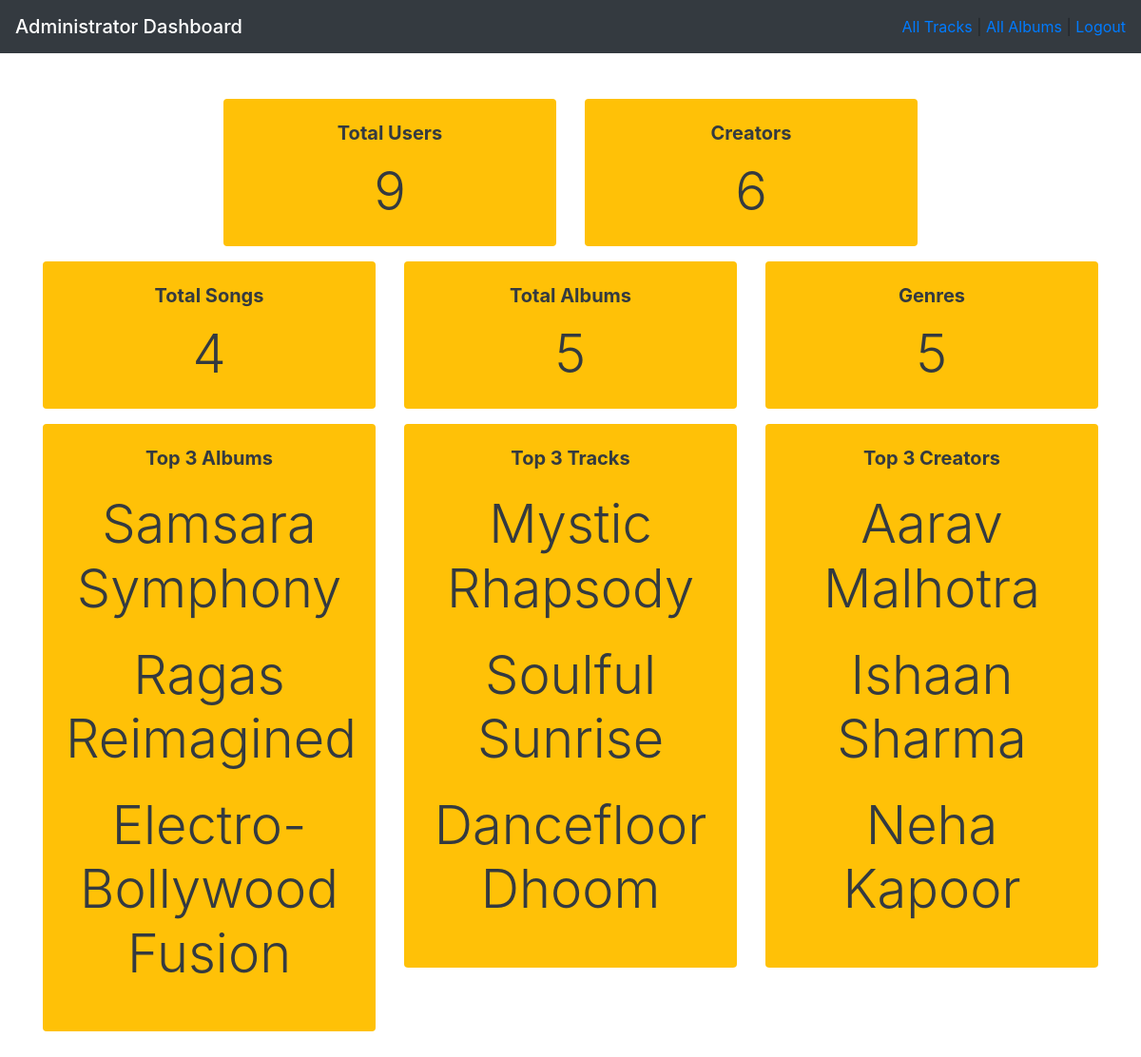
Page /admin1/admin_dashboard on the committed database.
### application/models.py (models this page shows)
class Album(db.Model):
    __tablename__ = "album"
    album_id = db.Column(db.Integer, primary_key=True, autoincrement = True)
    album_name = db.Column(db.String(100), nullable=False)
    genre = db.Column(db.String(50), nullable=False)
    artist = db.Column(db.Integer, db.ForeignKey('creator.creator_id'), nullable=False)
    songs = db.relationship('Song', backref='album', foreign_keys='Song.album_id', cascade = 'delete')

class Song(db.Model):
    __tablename__ = "song"
    song_id = db.Column(db.Integer, primary_key=True, autoincrement = True)
    song_name = db.Column(db.String(100), nullable=False)
    lyrics = db.Column(db.Text, nullable=False)
    duration = db.Column(db.Integer, nullable=False)
    date_created = db.Column(db.DateTime, nullable=False)
    album_id = db.Column(db.Integer, db.ForeignKey('album.album_id'), nullable=False)
    ratings = db.relationship('Rating', backref='song', foreign_keys='Rating.song_id', cascade = 'delete')
    playlists = db.relationship('PlaylistSong', backref='song', foreign_keys='PlaylistSong.song_id')
    flagged = db.Column(db.Boolean, nullable=False, default=False)

class User(db.Model):
    __tablename__ = "user"
    user_id = db.Column(db.Integer, primary_key=True, autoincrement = True)
    username = db.Column(db.String(80), unique=True, nullable=False)
    password = db.Column(db.String(100), nullable=False)
    user_type = db.Column(db.String(10), nullable=False, default='user')
    playlists = db.relationship('Playlist', backref='owner', foreign_keys='Playlist.user_id', cascade = 'delete')
    ratings = db.relationship('Rating', backref='user', foreign_keys='Rating.user_id', cascade = 'delete')

### application/controllers.py (the view)
@app.route("/<string:username>/admin_dashboard")
def admin_dashboard(username):
    user = User.query.filter_by(username = username).first()
    if user.user_type != 'admin':
        flash('Not accessible to user')
        return redirect(url_for("home"))
    temp = []
    normal_users = User.query.filter_by(user_type = "user")
    creators = User.query.filter_by(user_type = "creator")
    num1=0
    for i in normal_users:
        num1+=1
    creators = User.query.filter_by(user_type = "creator")
    num2=0
    for i in creators:
        num2+=1
    temp.append(num1+num2)
    temp.append(num2)
    songs = Song.query.filter_by(flagged = False)
    num3=0
    for i in songs:
        num3+=1
    temp.append(num3)
    albums = Album.query.all()
    num4=0
    genres=[]
    for i in albums:
        num4+=1
        if i.genre not in genres:
            genres.append(i.genre)
    temp.append(num4)
    temp.append(len(genres))
    song_rating = {}
    for song in songs:
        ratings = Rating.query.filter_by(song_id=song.song_id).all()
        if ratings:
            total_rating = sum(r.rating for r in ratings)
            if len(ratings) != 0:
                avg_rating = total_rating / len(ratings)
                avg_rating = 0
            song_rating[song.song_name] = avg_rating
    top_songs = sorted(song_rating.items(), key=lambda x: x[1], reverse=True)[:3]
    album_rating = {}
    for album in albums:
        album_songs = Song.query.filter_by(album_id=album.album_id,flagged = False).all()
        if album_songs:
            if len(album_songs) != 0:
                total_album_rating = sum(song_rating.get(s, 0) for s in album_songs) / len(album_songs)
            album_rating[album.album_name] = total_album_rating
    top_albums = sorted(album_rating.items(), key=lambda x: x[1], reverse=True)[:3]
    creator_rating = {}
    Creators = Creator.query.all()
    for c in Creators:
        u = User.query.filter_by(user_id = c.user_id).first()
        c_name = u.username
        creator_albums = Album.query.filter_by(artist=c.creator_id).all()
        if creator_albums:
            if len(creator_albums) != 0:
                total_creator_rating = sum(album_rating.get(a, 0) for a in creator_albums) / len(creator_albums)
            creator_rating[c_name] = total_creator_rating
    top_creators = sorted(creator_rating.items(), key=lambda x: x[1], reverse=True)[:3]
    return render_template("admin_dashboard.html", username=username, temp=temp,
                           top_songs=top_songs, top_albums=top_albums, top_creators=top_creators)

### templates/admin_dashboard.html (shortened to what this page needs)
<!DOCTYPE html>
<html lang="en">
<head>
    <link rel="stylesheet" href="https://maxcdn.bootstrapcdn.com/bootstrap/4.5.2/css/bootstrap.min.css">
</head>
<body>
<nav class="navbar navbar-dark bg-dark">
    <span class="navbar-brand mb-0 h1">Administrator Dashboard</span>
    <div class="ml-auto">
        <a href="/{{ username }}/admin_tracks">All Tracks</a> | <a href="/{{ username }}/admin_albums">All Albums</a> | <a href="/">Logout</a>
    </div>
</nav>
<div class="container py-5">
    <div class="row justify-content-center">
        <div class="col-md-4 mb-3">
            <div class="bg-warning text-dark text-center p-4 rounded">
                <h5 class="mb-3"><b>Total Users</b></h5>
                <p class="mb-0 display-4">{{temp[0]}}</p>
            </div>
        </div>
        <div class="col-md-4 mb-3">
            <div class="bg-warning text-dark text-center p-4 rounded">
                <h5 class="mb-3"><b>Creators</b></h5>
                <p class="mb-0 display-4">{{temp[1]}}</p>
            </div>
        </div>
        <div class="col-md-8">
            <div class="row">
                <div class="col-md-6 mb-3">
                    <div class="bg-warning text-dark text-center p-4 rounded">
                        <h5 class="mb-3"><b>Total Songs</b></h5>
                        <p class="mb-0 display-4">{{temp[2]}}</p>
                    </div>
                </div>
                <div class="col-md-6 mb-3">
                    <div class="bg-warning text-dark text-center p-4 rounded">
                        <h5 class="mb-3"><b>Total Albums</b></h5>
                        <p class="mb-0 display-4">{{temp[3]}}</p>
                    </div>
                </div>
            </div>
        </div>
        <div class="col-md-4 mb-3">
            <div class="bg-warning text-dark text-center p-4 rounded">
                <h5 class="mb-3"><b>Genres</b></h5>
                <p class="mb-0 display-4">{{temp[4]}}</p>
            </div>
        </div>
            <div class="col-md-4 mb-4">
                <div class="bg-warning text-dark text-center p-4 rounded">
                    <h5 class="mb-4"><b>Top 3 Albums</b></h5>
                    {% for album in top_albums %}
                    <p class="mb-0 display-4">{{album[0]}}</p><br>
                    {% endfor %}
                </div>
            </div>
            <div class="col-md-4 mb-4">
                <div class="bg-warning text-dark text-center p-4 rounded">
                    <h5 class="mb-4"><b>Top 3 Tracks</b></h5>
                    {% for song in top_songs %}
                    <p class="mb-0 display-4">{{song[0]}}</p><br>
                    {% endfor %}
                </div>
            </div>
            <div class="col-md-4 mb-4">
                <div class="bg-warning text-dark text-center p-4 rounded">
                    <h5 class="mb-4"><b>Top 3 Creators</b></h5>
                    {% for creator in top_creators %}
                    <p class="mb-0 display-4">{{creator[0]}}</p><br>
                    {% endfor %}
                </div>
            </div>
        </div>
    </div>
</body>
</html>

### rows in the picture
Album: album_name "Samsara Symphony"
Album: album_name "Ragas Reimagined"
Album: album_name "Electro-Bollywood Fusion"
Song: song_name "Mystic Rhapsody"
Song: song_name "Soulful Sunrise"
Song: song_name "Dancefloor Dhoom"
User: username "Aarav Malhotra"
User: username "Ishaan Sharma"
User: username "Neha Kapoor"

### other values in the picture
{{ temp[0] }} "9"
{{ temp[1] }} "6"
{{ temp[2] }} "4"
{{ temp[3] }} "5"
{{ temp[4] }} "5"
